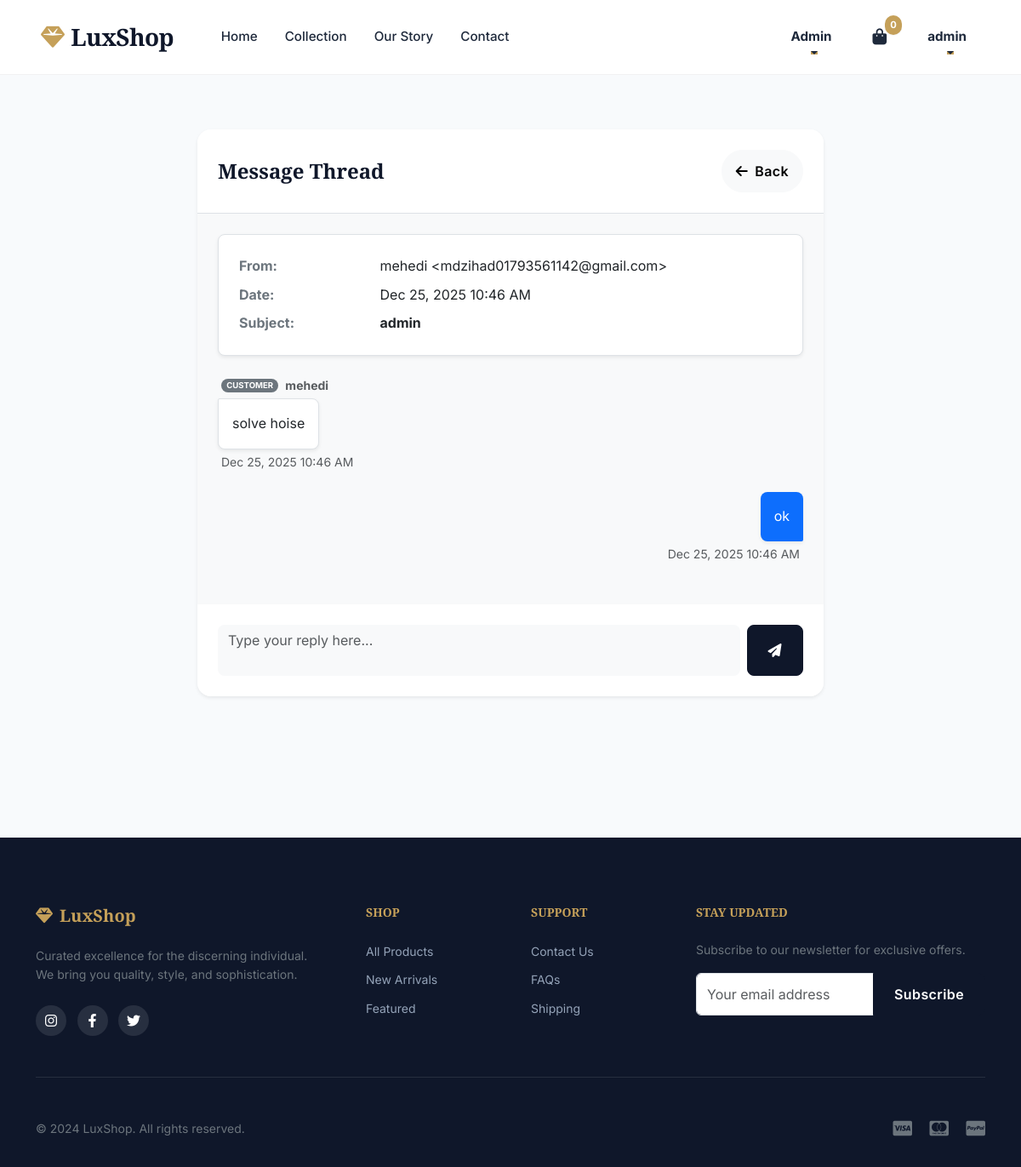
/admin-panel/messages/5/reply/ (signed in), run on the app's committed database.
### myapp/models.py (models this page shows, shortened)
class Cart(models.Model):
    user = models.OneToOneField(User, on_delete=models.CASCADE)
    created_at = models.DateTimeField(auto_now_add=True)

class ContactMessage(models.Model):
    user = models.ForeignKey(User, on_delete=models.CASCADE, null=True, blank=True)
    name = models.CharField(max_length=100)
    email = models.EmailField()
    subject = models.CharField(max_length=200)
    message = models.TextField()
    is_replied = models.BooleanField(default=False)
    created_at = models.DateTimeField(auto_now_add=True)
    replied_at = models.DateTimeField(blank=True, null=True)

class MessageReply(models.Model):
    message = models.ForeignKey(ContactMessage, related_name='replies', on_delete=models.CASCADE)
    user = models.ForeignKey(User, on_delete=models.SET_NULL, null=True, blank=True)
    content = models.TextField()
    created_at = models.DateTimeField(auto_now_add=True)
    is_admin = models.BooleanField(default=False)

### myapp/views.py (the view, shortened to what this page needs)
# urls.py: path('admin-panel/messages/<int:message_id>/reply/', views.reply_message, name='reply_message'),
@admin_required
def reply_message(request, message_id):
    contact_message = get_object_or_404(ContactMessage, id=message_id)
    return render(request, 'admin/reply_message.html', {'message': contact_message})

### myapp/views.py (called while the page is built)
def admin_required(view_func):
    @wraps(view_func)
    def _wrapped_view(request, *args, **kwargs):
        if not request.user.is_authenticated or request.user.userprofile.role != 'admin':
            messages.error(request, 'Access denied. Admin privileges required.')
            return redirect('home')
        return view_func(request, *args, **kwargs)
    return _wrapped_view

### myapp/templates/admin/reply_message.html (shortened to what this page needs)
{% extends 'base.html' %}
{% block content %}
<div class="container py-5 mt-4">
    <div class="row justify-content-center">
        <div class="col-lg-8">
            <div class="card border-0 shadow-sm rounded-4 overflow-hidden">
                <div class="card-header bg-white p-4 border-bottom">
                    <div class="d-flex justify-content-between align-items-center">
                        <h4 class="fw-bold mb-0">Message Thread</h4>
                        <a href="{% url 'admin_messages' %}" class="btn btn-light rounded-pill px-3">
                            <i class="fas fa-arrow-left me-2"></i>Back
                        </a>
                    </div>
                </div>
                <div class="card-body p-4 bg-light">
                    <div class="bg-white p-4 rounded-3 mb-4 shadow-sm border">
                        <div class="row mb-2">
                            <div class="col-sm-3 text-secondary fw-bold">From:</div>
                            <div class="col-sm-9">{{ message.name }} &lt;{{ message.email }}&gt;</div>
                        </div>
                        <div class="row mb-2">
                            <div class="col-sm-3 text-secondary fw-bold">Date:</div>
                            <div class="col-sm-9">{{ message.created_at|date:"M d, Y h:i A" }}</div>
                        </div>
                        <div class="row mb-0">
                            <div class="col-sm-3 text-secondary fw-bold">Subject:</div>
                            <div class="col-sm-9 text-dark fw-bold">{{ message.subject }}</div>
                        </div>
                    </div>
                    <div class="d-flex flex-column mb-4 align-items-start">
                        <div class="d-flex align-items-center mb-1 ms-1">
                            <span class="badge bg-secondary rounded-pill me-2" style="font-size: 0.6rem;">CUSTOMER</span>
                            <small class="text-muted fw-bold">{{ message.name }}</small>
                        </div>
                        <div class="bg-white p-3 rounded-3 shadow-sm border" style="max-width: 80%; border-top-left-radius: 2px !important;">
                            <p class="mb-0 text-dark" style="white-space: pre-line;">{{ message.message }}</p>
                        </div>
                        <small class="text-muted mt-1 ms-1">{{ message.created_at|date:"M d, Y h:i A" }}</small>
                    </div>
                    <div id="replies-container">
                        {% for reply in message.replies.all %}
                        {% if reply.is_admin %}
                        <div class="d-flex flex-column mb-4 align-items-end">
                            <div class="bg-primary text-white p-3 rounded-3 shadow-sm" style="max-width: 80%; border-bottom-right-radius: 2px !important;">
                                <p class="mb-0" style="white-space: pre-line;">{{ reply.content }}</p>
                            </div>
                            <small class="text-muted mt-1 me-1">{{ reply.created_at|date:"M d, Y h:i A" }}</small>
                        </div>
                        {% endif %}
                        {% endfor %}
                    </div>
                </div>
                <div class="card-footer bg-white p-4 border-top-0">
                    <form method="post">
                        <div class="input-group">
                            <textarea name="reply_content" class="form-control rounded-3 bg-light border-0" rows="2"
                                placeholder="Type your reply here..." required style="resize: none;"></textarea>
                            <button type="submit" class="btn btn-primary rounded-3 px-4 ms-2">
                                <i class="fas fa-paper-plane"></i>
                            </button>
                        </div>
                    </form>
                </div>
            </div>
        </div>
    </div>
</div>
{% endblock %}

### myapp/templates/base.html (shortened to what this page needs)
<!DOCTYPE html>
<html lang="en">
<head>
    {% load static %}
    <link href="https://cdn.jsdelivr.net/npm/bootstrap@5.3.0/dist/css/bootstrap.min.css" rel="stylesheet">
    <link rel="stylesheet" href="https://cdnjs.cloudflare.com/ajax/libs/font-awesome/6.4.0/css/all.min.css">
    <link rel="stylesheet" href="{% static 'css/style.css' %}?v=2">
</head>
<body>
    <nav class="navbar navbar-expand-lg fixed-top">
        <div class="container-fluid px-4 px-lg-5">
            <a class="navbar-brand" href="{% url 'home' %}">
                <i class="fas fa-gem me-2"></i>LuxShop
            </a>
            <div class="collapse navbar-collapse" id="navbarContent">
                <ul class="navbar-nav me-auto ms-lg-4 mb-2 mb-lg-0">
                    <li class="nav-item">
                        <a class="nav-link" href="{% url 'home' %}">Home</a>
                    </li>
                    <li class="nav-item">
                        <a class="nav-link" href="{% url 'shop' %}">Collection</a>
                    </li>
                    <li class="nav-item">
                        <a class="nav-link" href="{% url 'about' %}">Our Story</a>
                    </li>
                    <li class="nav-item">
                        <a class="nav-link" href="{% url 'contact' %}">Contact</a>
                    </li>
                </ul>
                <ul class="navbar-nav align-items-center gap-3">
                    {% if user.is_authenticated %}
                    {% if user.userprofile.role == 'admin' %}
                    <li class="nav-item dropdown">
                        <a class="nav-link dropdown-toggle text-primary fw-bold" href="#" role="button"
                            data-bs-toggle="dropdown">
                            Admin
                        </a>
                    </li>
                    {% endif %}
                    <li class="nav-item">
                        <a class="nav-link btn-cart text-dark" href="{% url 'view_cart' %}">
                            <span class="cart-count">
                                {{ user.cart.cartitem_set.count|default:0 }}
                            </span>
                        </a>
                    </li>
                    <li class="nav-item dropdown">
                        <a class="nav-link dropdown-toggle fw-bold text-dark" href="#" role="button"
                            data-bs-toggle="dropdown">
                            {{ user.first_name|default:user.username }}
                        </a>
                    </li>
                    {% endif %}
                </ul>
            </div>
        </div>
    </nav>
    <div class="navbar-spacer"></div>
    <main class="min-vh-100">
        {% block content %}{% endblock %}
    </main>
    <footer>
        <div class="container">
            <div class="row g-5">
                <div class="col-lg-4 col-md-6">
                    <h5 class="fw-bold"><i class="fas fa-gem me-2"></i>LuxShop</h5>
                    <p class="text-secondary small">Curated excellence for the discerning individual. We bring you
                        quality, style, and sophistication.</p>
                    <div class="social-links mt-4">
                        <a href="#"><i class="fab fa-instagram"></i></a>
                        <a href="#"><i class="fab fa-facebook-f"></i></a>
                        <a href="#"><i class="fab fa-twitter"></i></a>
                    </div>
                </div>
                <div class="col-lg-2 col-md-3 col-6">
                    <h5 class="small text-uppercase tracking-wider">Shop</h5>
                    <ul class="list-unstyled">
                        <li class="mb-2"><a href="{% url 'shop' %}" class="small">All Products</a></li>
                        <li class="mb-2"><a href="#" class="small">New Arrivals</a></li>
                        <li class="mb-2"><a href="#" class="small">Featured</a></li>
                    </ul>
                </div>
                <div class="col-lg-2 col-md-3 col-6">
                    <h5 class="small text-uppercase tracking-wider">Support</h5>
                    <ul class="list-unstyled">
                        <li class="mb-2"><a href="{% url 'contact' %}" class="small">Contact Us</a></li>
                        <li class="mb-2"><a href="#" class="small">FAQs</a></li>
                        <li class="mb-2"><a href="#" class="small">Shipping</a></li>
                    </ul>
                </div>
                <div class="col-lg-4 col-md-12">
                    <h5 class="small text-uppercase tracking-wider">Stay Updated</h5>
                    <p class="small text-secondary">Subscribe to our newsletter for exclusive offers.</p>
                    <div class="input-group mb-3">
                        <input type="text" class="form-control" placeholder="Your email address">
                        <button class="btn btn-primary" type="button">Subscribe</button>
                    </div>
                </div>
            </div>
            <hr class="border-secondary opacity-10 my-5">
            <div class="row align-items-center">
                <div class="col-md-6 text-center text-md-start">
                    <p class="mb-0 small text-secondary">&copy; 2024 LuxShop. All rights reserved.</p>
                </div>
                <div class="col-md-6 text-center text-md-end mt-3 mt-md-0">
                    <i class="fab fa-cc-visa fa-lg text-secondary me-3"></i>
                    <i class="fab fa-cc-mastercard fa-lg text-secondary me-3"></i>
                    <i class="fab fa-cc-paypal fa-lg text-secondary"></i>
                </div>
            </div>
        </div>
    </footer>
</body>
</html>

### myapp/static/css/style.css (style rules this page uses)
:root { --primary-color: #0f172a; --primary-light: #1e293b; --accent-color: #c5a059; --accent-hover: #b08d45; --text-main: #334155; --text-light: #64748b; --bg-body: #f8fafc; --bg-white: #ffffff; --success: #10b981; --danger: #ef4444; --warning: #f59e0b; --shadow-sm: 0 1px 2px 0 rgba(0, 0, 0, 0.05); --shadow-md: 0 4px 6px -1px rgba(0, 0, 0, 0.1), 0 2px 4px -1px rgba(0, 0, 0, 0.06); --shadow-lg: 0 10px 15px -3px rgba(0, 0, 0, 0.1), 0 4px 6px -2px rgba(0, 0, 0, 0.05); --shadow-premium: 0 20px 25px -5px rgba(0, 0, 0, 0.1), 0 10px 10px -5px rgba(0, 0, 0, 0.04); --transition: all 0.3s cubic-bezier(0.4, 0, 0.2, 1); --radius-sm: 0.375rem; --radius-md: 0.5rem; --radius-lg: 1rem; --radius-xl: 1.5rem; }
html, body { font-family: 'Inter', sans-serif; color: var(--text-main); background-color: var(--bg-body); line-height: 1.6; overflow-x: hidden; margin: 0; padding: 0; }
h1, h2, h3, h4, h5, h6 { font-family: 'Playfair Display', serif; color: var(--primary-color); margin-bottom: 1rem; font-weight: 700; }
a { text-decoration: none; color: inherit; transition: var(--transition); }
ul { list-style: none; padding: 0; margin: 0; }
.navbar { background: rgba(255, 255, 255, 0.95); backdrop-filter: blur(10px); border-bottom: 1px solid rgba(0, 0, 0, 0.05); padding: 1rem 0; transition: var(--transition); }
.navbar-brand { font-family: 'Playfair Display', serif; font-size: 1.75rem; font-weight: 700; color: var(--primary-color) !important; letter-spacing: -0.025em; }
.navbar-brand i { color: var(--accent-color); }
.nav-link { font-weight: 500; color: var(--primary-light) !important; font-size: 0.95rem; margin: 0 0.5rem; position: relative; }
.nav-link::after { content: ''; position: absolute; width: 0; height: 2px; bottom: 0; left: 50%; background-color: var(--accent-color); transition: var(--transition); transform: translateX(-50%); }
.btn-cart { position: relative; }
.cart-count { position: absolute; top: -5px; right: -10px; background: var(--accent-color); color: white; font-size: 0.7rem; font-weight: 700; padding: 0.15rem 0.4rem; border-radius: 999px; box-shadow: var(--shadow-sm); }
.btn { padding: 0.75rem 1.5rem; border-radius: var(--radius-md); font-weight: 600; letter-spacing: 0.025em; transition: var(--transition); font-family: 'Inter', sans-serif; }
.btn-primary { background-color: var(--primary-color); border: 1px solid var(--primary-color); color: white; }
footer { background-color: var(--primary-color); color: white; padding: 5rem 0 2rem; margin-top: 5rem; }
footer h5 { color: var(--accent-color); margin-bottom: 1.5rem; }
footer p, footer li, footer a { color: #94a3b8; }
.social-links a { display: inline-flex; align-items: center; justify-content: center; width: 36px; height: 36px; border-radius: 50%; background: rgba(255, 255, 255, 0.1); color: white; margin-right: 0.5rem; transition: var(--transition); }
.navbar-spacer { height: 80px; }

### data on the page
ContactMessage: name "mehedi", email "mdzihad01793561142@gmail.com", created_at "Dec 25, 2025 10:46 AM", subject "admin", message "solve hoise"
MessageReply: content "ok", created_at "Dec 25, 2025 10:46 AM"

### other printed values
{{ user.cart.cartitem_set.count|default:0 }} "0"
{{ user.first_name|default:user.username }} "admin"
